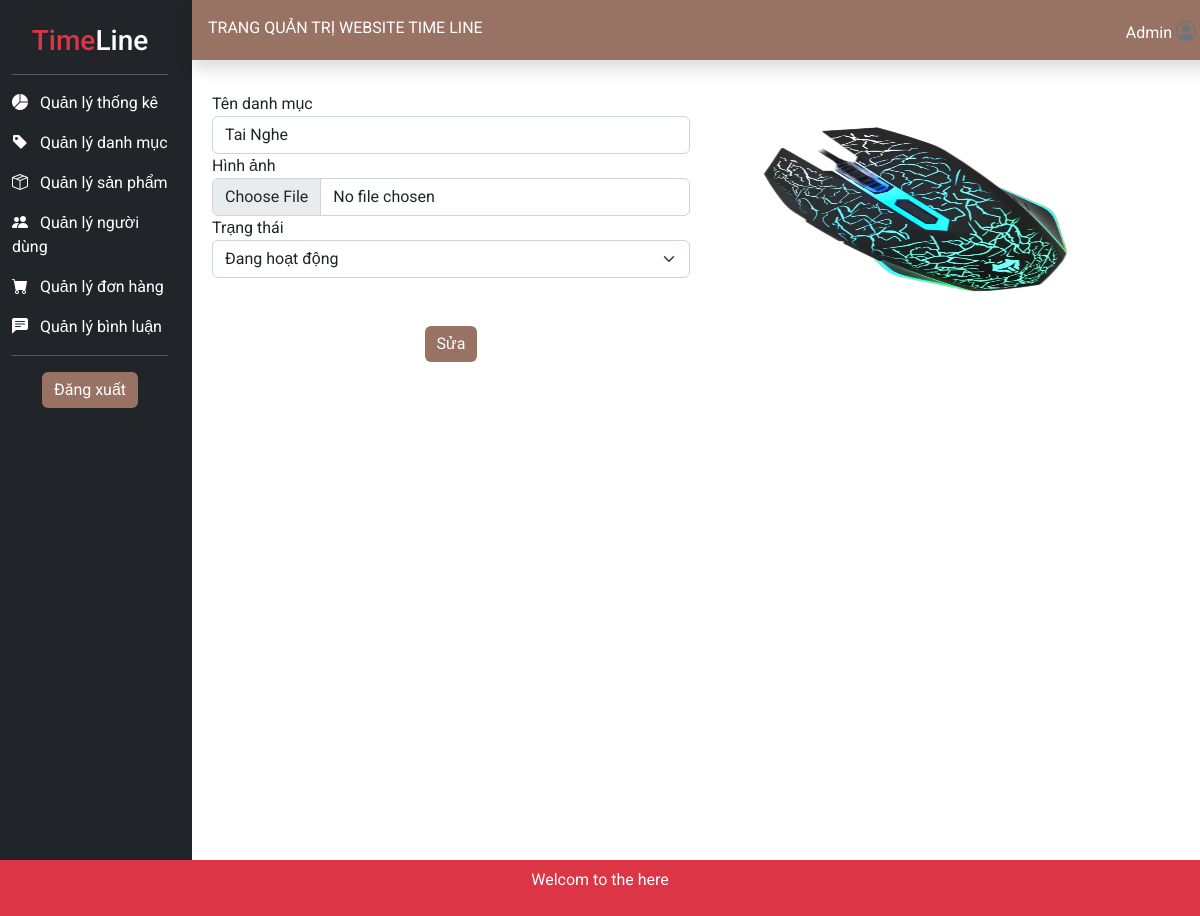
/admin/?mod=category&act=edit&id=1 (signed in), run on the app's committed database.
### tables this page shows
CREATE TABLE `danhmuc` (
  `MaDanhMuc` int(11) NOT NULL,
  `TenDanhMuc` varchar(100) NOT NULL,
  `HinhAnh` text NOT NULL,
  `TrangThai` varchar(100) NOT NULL DEFAULT 'Đang hoạt động'
);

### model_DAO/pdo.php (called while the page is built, shortened)
<?php
function pdo_get_connection(){
    $dburl = "mysql:host=localhost;dbname=time_line;charset=utf8";
    $username = 'root';
    $password = '';
    $conn = new PDO($dburl, $username, $password);
    $conn->setAttribute(PDO::ATTR_ERRMODE, PDO::ERRMODE_EXCEPTION);
    return $conn;
}
function pdo_query_one($sql){
    $sql_args = array_slice(func_get_args(), 1);
    try{
        $conn = pdo_get_connection();
        $stmt = $conn->prepare($sql);
        $stmt->execute($sql_args);
        $row = $stmt->fetch(PDO::FETCH_ASSOC);
        return $row;
    }
    catch(PDOException $e){
        error_log('PDO Query One Error: ' . $e->getMessage());
        throw $e;
    }
    finally{
        unset($conn);
    }
}

### model_DAO/category.php (called while the page is built, shortened)
<?php
include_once 'pdo.php';
function get_category_one($id){
  $sql="SELECT * FROM DanhMuc WHERE MaDanhMuc=?";
  return pdo_query_one ($sql,$id);
}
?>

### admin/view/page_category_edit.php (the view, shortened to what this page needs)
<div class="p-3 vh-100">
<form method="post" action=""enctype="multipart/form-data" class="form p-3 ">
        <div class="row">
            <div class="col-md-6">
                <div>
                    <label for="">Tên danh mục</label>
                    <input value="<?=$dm['TenDanhMuc']?>" type="text" name="name" class="form-control">
                </div>
                <div>
                    <label for="">Hình ảnh</label>
                    <input  type="file" name="image" class="form-control">
                </div>
                <div>
                    <label for="">Trạng thái</label>
                    <select class="form-select" name="status" >
                    <option value="Đang hoạt động" <?php if($dm['status']=='Đang hoạt động') echo 'selected' ;?>>Đang hoạt động</option>
                    </select>
                </div>
                <div class="text-center">
                    <input class="btn btn-danger m-5" type="submit" name="editCategory_submit" value="Sửa">
                </div>
            </div>
            <div class="col-md-6 ">
            <img class="my-3" src="../content/img/<?=$dm['HinhAnh']?>" width="400" height="200" alt="">
            </div>
        </div>
    </form>
</div>

### admin/view/template_header.php (style rules this page uses)
body { font-family: 'Roboto', sans-serif; }
.btn-danger { background-color: #987263; border: #987263; }

### data on the page
danhmuc: name "Tai Nghe", HinhAnh (picture)
